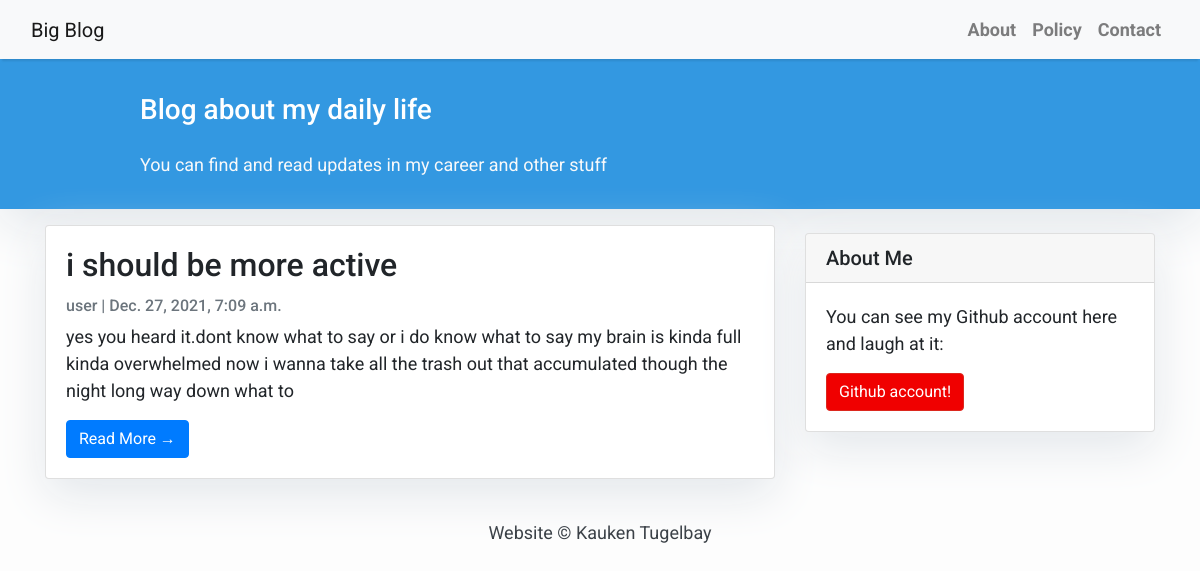
The page / on the database its author committed.
### blog/models.py (models this page shows, shortened)
class Post(models.Model):
    title = models.CharField(max_length=200, unique=True)
    slug = models.SlugField(max_length=200, unique=True)
    author = models.ForeignKey(User, on_delete= models.CASCADE,related_name='blog_posts')
    updated_on = models.DateTimeField(auto_now= True)
    content = models.TextField()
    created_on = models.DateTimeField(auto_now_add=True)
    status = models.IntegerField(choices=STATUS, default=0)
    class Meta:
        ordering = ['-created_on']

### blog/views.py (the view)
# urls.py: path('', views.PostList.as_view(), name='home'),
class PostList(generic.ListView):
    queryset = Post.objects.filter(status=1).order_by('-created_on')
    template_name = 'index.html'

### blog/templates/index.html (shortened to what this page needs)
{% extends "base.html" %}
{% block content %}
<header class="masthead">
    <div class="container">
        <div class="row">
            <div class=" col-md-8 col-md-10 mx-auto">
                <div class="site-heading">
                    <h3 class=" site-heading my-4 mt-3 text-white"> Blog about my daily life </h3>
                    <p class="text-light"> You can find and read updates in my career and other stuff &nbsp
                    </p>
                </div>
            </div>
        </div>
    </div>
</header>
<div class="container">
    <div class="row">
        <div class="col-md-8 mt-3 left">
            {% for post in post_list %}
            <div class="card mb-4">
                <div class="card-body">
                    <h2 class="card-title">{{ post.title }}</h2>
                    <p class="card-text text-muted h6">{{ post.author }} | {{ post.created_on}} </p>
                    <p class="card-text">{{post.content|slice:":200" }}</p>
                    <a href="{% url 'post_detail' post.slug  %}" class="btn btn-primary">Read More &rarr;</a>
                </div>
            </div>
            {% endfor %}
        </div>
        {% block sidebar %} {% include 'sidebar.html' %} {% endblock sidebar %}
    </div>
</div>
{%endblock%}

### blog/templates/base.html (shortened to what this page needs)
<!DOCTYPE html>
<html>
    <head>
        <link rel="stylesheet" href="https://maxcdn.bootstrapcdn.com/bootstrap/4.0.0/css/bootstrap.min.css"
 />
    </head>
    <body>
        <nav class="navbar navbar-expand-lg navbar-light bg-light shadow" id="mainNav">
            <div class="container-fluid">
                <a class="navbar-brand" href="{% url 'home' %}">Big Blog</a>
                <div class="collapse navbar-collapse" id="navbarResponsive">
                    <ul class="navbar-nav ml-auto">
                        <li class="nav-item text-black">
                            <a class="nav-link text-black font-weight-bold" href="#">About</a>
                        </li>
                        <li class="nav-item text-black">
                            <a class="nav-link text-black font-weight-bold" href="#">Policy</a>
                        </li>
                        <li class="nav-item text-black">
                            <a class="nav-link text-black font-weight-bold" href="#">Contact</a>
                        </li>
                    </ul>
                </div>
            </div>
        </nav>
        {% block content %}{% endblock content %}
        <footer class="py-3 bg-grey">
            <p class="m-0 text-dark text-center "> Website &copy; Kauken Tugelbay </p>
        </footer>
    </body>
</html>

### blog/templates/sidebar.html (shortened to what this page needs)
{% block sidebar %}
<div class="col-md-4 float-right ">
<div class="card my-4">
        <h5 class="card-header">About Me</h5>
    <div class="card-body">
        <p class="card-text"> You can see my Github account here and laugh at it: </p>
        <a href="https://github.com/KensJourney"
           class="btn btn-danger">Github account!</a>
    </div>
</div>
</div>
{% endblock sidebar %}

### blog/templates/base.html (style rules this page uses)
body { font-family: "Roboto", sans-serif; font-size: 17px; background-color: #fdfdfd; }
.shadow { box-shadow: 0 4px 2px -2px rgba(0, 0, 0, 0.1); }
.btn-danger { color: #fff; background-color: #f00000; border-color: #dc281e; }
.masthead { background: #3398E1; height: auto; padding-bottom: 15px; box-shadow: 0 16px 48px #E3E7EB; padding-top: 10px; }

### blog/templates/index.html (style rules this page uses)
body { font-family: "Roboto", sans-serif; font-size: 18px; background-color: #fdfdfd; }
.card { box-shadow: 0 16px 48px #E3E7EB; }

### blog/templates/sidebar.html (style rules this page uses)
.card { box-shadow: 0 16px 48px #E3E7EB; }

### rows shown on the page
Post: title "i should be more active", author "user", created_on "Dec. 27, 2021, 7:09 a.m.", content "yes you heard it.dont know what to say or i do know what to say my brain is kinda full kinda overwhelmed now i wanna take all the trash out that accumulated though the night long way down what to"
